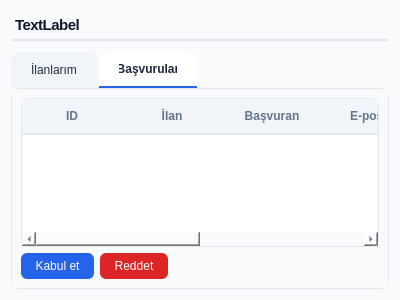
<?xml version="1.0" encoding="UTF-8"?>
<ui version="4.0">
 <class>Form</class>
 <widget class="QWidget" name="Form">
  <property name="geometry">
   <rect>
    <x>0</x>
    <y>0</y>
    <width>400</width>
    <height>300</height>
   </rect>
  </property>
  <property name="windowTitle">
   <string>Form</string>
  </property>
  <property name="styleSheet">
   <string notr="true">/* Genel Arka Plan ve Yazı */
QWidget {
    background-color: #f8fafc;
    font-family: 'Segoe UI', sans-serif;
    color: #1e293b;
}

/* Tablo Tasarımı */
QTableWidget {
    background-color: white;
    border: 1px solid #e2e8f0;
    border-radius: 8px;
    gridline-color: transparent; /* Izgara çizgilerini gizle */
}

QHeaderView::section {
    background-color: #f1f5f9;
    padding: 8px;
    border: none;
    border-bottom: 2px solid #e2e8f0;
    font-weight: bold;
    color: #64748b;
}

/* Butonlar */
#btn_add_job {
    background-color: #16a34a; /* Yeşil */
    color: white;
    border-radius: 6px;
    padding: 8px 16px;
    font-weight: bold;
}

#btn_accept {
    background-color: #2563eb; /* Mavi */
    color: white;
    border-radius: 6px;
    padding: 6px 14px;
}

#btn_reject {
    background-color: #dc2626; /* Kırmızı */
    color: white;
    border-radius: 6px;
    padding: 6px 14px;
}

/* Tab Sayfaları */
QTabWidget::pane {
    border: 1px solid #e2e8f0;
    background: white;
    border-radius: 8px;
}

QTabBar::tab {
    background: #f1f5f9;
    padding: 10px 20px;
    border-top-left-radius: 8px;
    border-top-right-radius: 8px;
    margin-right: 2px;
}

QTabBar::tab:selected {
    background: white;
    border-bottom: 2px solid #2563eb;
    font-weight: bold;
}</string>
  </property>
  <layout class="QVBoxLayout" name="verticalLayout">
   <item>
    <widget class="QLabel" name="lbl_header">
     <property name="styleSheet">
      <string notr="true">#lbl_header {
    color: #0f172a; /* Çok koyu, premium bir ton */
    font-size: 15px; /* Başlık olduğu uzaktan belli olsun */
    font-weight: 800; /* Ekstra kalın font */
    letter-spacing: -0.5px; /* Harfleri biraz yaklaştırarak modern bir hava verdik */
    padding: 5px 0px; /* Üstten ve alttan biraz boşluk */
    /* Altına çok hafif, modern bir çizgi ekleyerek ayırıyoruz */
    border-bottom: 2px solid #e2e8f0; 
    margin-bottom: 5px;
}</string>
     </property>
     <property name="text">
      <string>TextLabel</string>
     </property>
    </widget>
   </item>
   <item>
    <widget class="QTabWidget" name="tabs">
     <property name="currentIndex">
      <number>1</number>
     </property>
     <widget class="QWidget" name="tab">
      <attribute name="title">
       <string>İlanlarım</string>
      </attribute>
      <layout class="QVBoxLayout" name="verticalLayout_2">
       <item>
        <layout class="QHBoxLayout" name="horizontalLayout_2">
         <item>
          <widget class="QPushButton" name="btn_add_job">
           <property name="text">
            <string>+ Yeni İlan Ekle</string>
           </property>
          </widget>
         </item>
         <item>
          <spacer name="horizontalSpacer">
           <property name="orientation">
            <enum>Qt::Orientation::Horizontal</enum>
           </property>
           <property name="sizeHint" stdset="0">
            <size>
             <width>268</width>
             <height>20</height>
            </size>
           </property>
          </spacer>
         </item>
        </layout>
       </item>
       <item>
        <widget class="QTableWidget" name="jobs_table">
         <property name="alternatingRowColors">
          <bool>true</bool>
         </property>
         <property name="selectionBehavior">
          <enum>QAbstractItemView::SelectionBehavior::SelectRows</enum>
         </property>
         <property name="showGrid">
          <bool>false</bool>
         </property>
         <property name="columnCount">
          <number>6</number>
         </property>
         <attribute name="horizontalHeaderStretchLastSection">
          <bool>true</bool>
         </attribute>
         <column>
          <property name="text">
           <string>ID</string>
          </property>
         </column>
         <column>
          <property name="text">
           <string>Başlık</string>
          </property>
         </column>
         <column>
          <property name="text">
           <string>Şirket</string>
          </property>
         </column>
         <column>
          <property name="text">
           <string>Konum</string>
          </property>
         </column>
         <column>
          <property name="text">
           <string>Durum</string>
          </property>
         </column>
         <column>
          <property name="text">
           <string>İşlem</string>
          </property>
         </column>
        </widget>
       </item>
      </layout>
     </widget>
     <widget class="QWidget" name="tab_2">
      <attribute name="title">
       <string>Başvurular</string>
      </attribute>
      <layout class="QVBoxLayout" name="verticalLayout_3">
       <item>
        <widget class="QTableWidget" name="apps_table">
         <property name="alternatingRowColors">
          <bool>true</bool>
         </property>
         <property name="selectionBehavior">
          <enum>QAbstractItemView::SelectionBehavior::SelectRows</enum>
         </property>
         <property name="showGrid">
          <bool>false</bool>
         </property>
         <property name="columnCount">
          <number>6</number>
         </property>
         <attribute name="horizontalHeaderStretchLastSection">
          <bool>true</bool>
         </attribute>
         <column>
          <property name="text">
           <string>ID</string>
          </property>
         </column>
         <column>
          <property name="text">
           <string>İlan</string>
          </property>
         </column>
         <column>
          <property name="text">
           <string>Başvuran</string>
          </property>
         </column>
         <column>
          <property name="text">
           <string>E-posta</string>
          </property>
         </column>
         <column>
          <property name="text">
           <string>Tarih</string>
          </property>
         </column>
         <column>
          <property name="text">
           <string>Durum</string>
          </property>
         </column>
        </widget>
       </item>
       <item>
        <layout class="QHBoxLayout" name="horizontalLayout"/>
       </item>
       <item>
        <layout class="QHBoxLayout" name="horizontalLayout_3">
         <item>
          <widget class="QPushButton" name="btn_accept">
           <property name="text">
            <string>Kabul et</string>
           </property>
          </widget>
         </item>
         <item>
          <widget class="QPushButton" name="btn_reject">
           <property name="text">
            <string>Reddet</string>
           </property>
          </widget>
         </item>
         <item>
          <spacer name="horizontalSpacer_2">
           <property name="orientation">
            <enum>Qt::Orientation::Horizontal</enum>
           </property>
           <property name="sizeHint" stdset="0">
            <size>
             <width>178</width>
             <height>20</height>
            </size>
           </property>
          </spacer>
         </item>
        </layout>
       </item>
      </layout>
     </widget>
    </widget>
   </item>
  </layout>
 </widget>
 <resources/>
 <connections/>
</ui>
